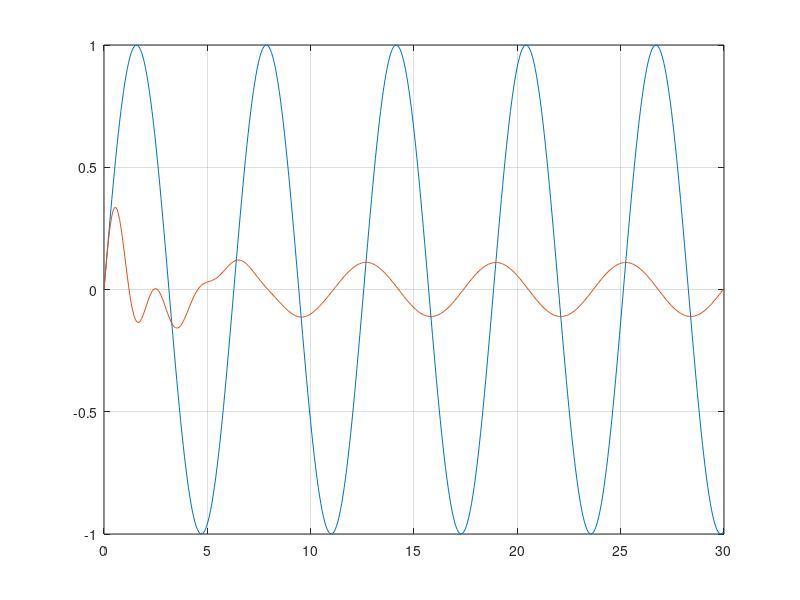

Here is the MATLAB script that generated this plot: (Note: this script raises an error after producing the figure.)
G4 = tf([1, 1, 1], [1, 1, 10])
w = 1;
T = 2*pi/w;

t = 0:T/100:30;
u = sin(w*t);
y = lsim(G4, u, t);
plot(t, u, t, y), grid on;


z = evalfr(G4, 1j*w);
m = abs(z) %pe grafic am vazut 0.1 (iesire < intrare)
mdb = 20*log10(m) %aproximativ -19
faza = 180*angle(z)/pi %defazajul in grade (pozitiv, 83); iesirea e in avans de faza

delta_t = (18.85 - 17.34) %defazajul in timp
phi = delta_t * w %defazajul in radiani
phideg = 180*phi/pi %defazajul in grade 


%%
figure
w = logspace(-2, 2, 2000);
bode(G4, w), grid %se observa defazajul in grade aprox 83deg si magnitudinea -19db





                    